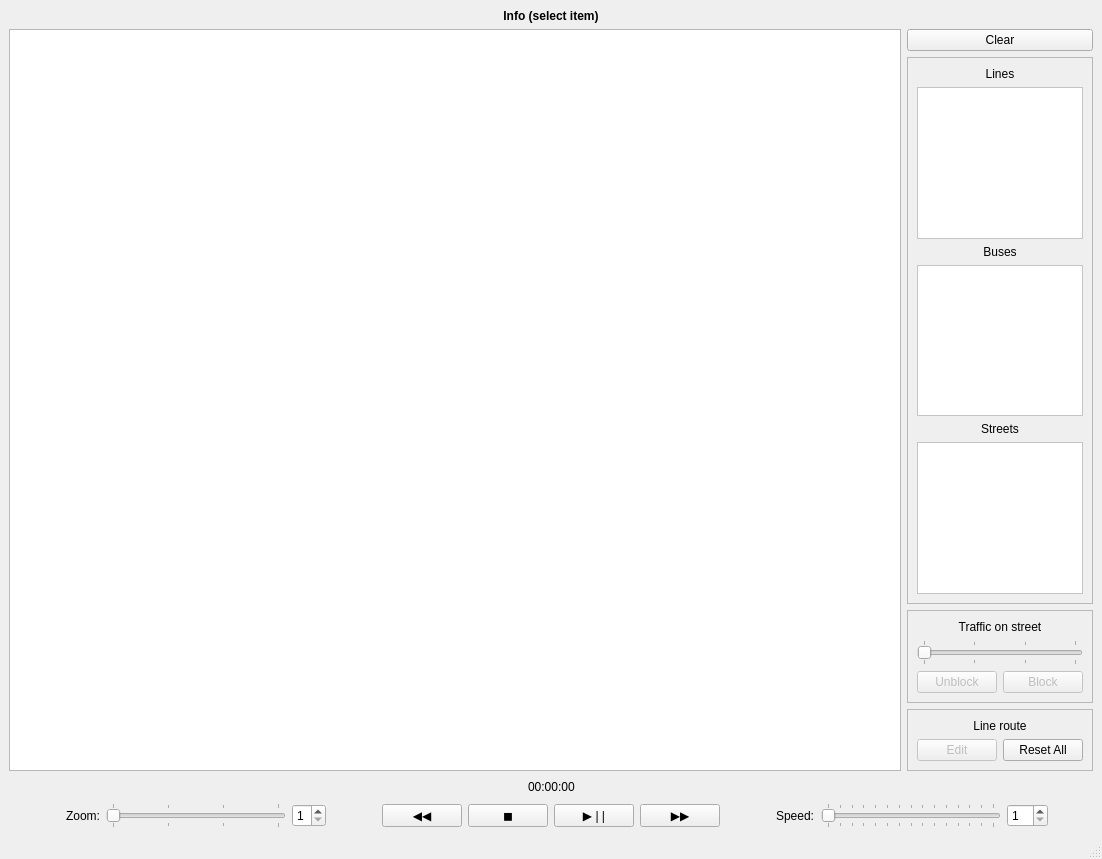
<?xml version="1.0" encoding="UTF-8"?>
<ui version="4.0">
 <class>MainWindow</class>
 <widget class="QMainWindow" name="MainWindow">
  <property name="geometry">
   <rect>
    <x>0</x>
    <y>0</y>
    <width>1102</width>
    <height>859</height>
   </rect>
  </property>
  <property name="windowTitle">
   <string>ICP projekt 2019/2020 -- xkoprd00, xmudry01</string>
  </property>
  <property name="inputMethodHints">
   <set>Qt::ImhTime</set>
  </property>
  <widget class="QWidget" name="centralwidget">
   <layout class="QVBoxLayout" name="verticalLayout">
    <item>
     <widget class="QLabel" name="infoLabel">
      <property name="font">
       <font>
        <weight>75</weight>
        <bold>true</bold>
       </font>
      </property>
      <property name="text">
       <string>Info (select item)</string>
      </property>
      <property name="alignment">
       <set>Qt::AlignCenter</set>
      </property>
     </widget>
    </item>
    <item>
     <layout class="QHBoxLayout" name="horizontalLayout_3">
      <item>
       <widget class="QGraphicsView" name="graphicsView"/>
      </item>
      <item>
       <layout class="QVBoxLayout" name="verticalLayout_2">
        <item>
         <widget class="QPushButton" name="clearButton">
          <property name="text">
           <string>Clear</string>
          </property>
         </widget>
        </item>
        <item>
         <widget class="QFrame" name="frame">
          <property name="frameShape">
           <enum>QFrame::StyledPanel</enum>
          </property>
          <property name="frameShadow">
           <enum>QFrame::Raised</enum>
          </property>
          <layout class="QVBoxLayout" name="verticalLayout_3">
           <item>
            <widget class="QLabel" name="label_3">
             <property name="text">
              <string>Lines</string>
             </property>
             <property name="alignment">
              <set>Qt::AlignCenter</set>
             </property>
            </widget>
           </item>
           <item>
            <widget class="QScrollArea" name="scrollAreaLines">
             <property name="sizePolicy">
              <sizepolicy hsizetype="Preferred" vsizetype="Expanding">
               <horstretch>0</horstretch>
               <verstretch>0</verstretch>
              </sizepolicy>
             </property>
             <property name="styleSheet">
              <string notr="true">background-color: rgb(255, 255, 255);</string>
             </property>
             <property name="widgetResizable">
              <bool>true</bool>
             </property>
             <widget class="QWidget" name="scrollAreaWidgetContents_2">
              <property name="geometry">
               <rect>
                <x>0</x>
                <y>0</y>
                <width>166</width>
                <height>138</height>
               </rect>
              </property>
             </widget>
            </widget>
           </item>
           <item>
            <widget class="QLabel" name="busesLabel">
             <property name="maximumSize">
              <size>
               <width>16777215</width>
               <height>20</height>
              </size>
             </property>
             <property name="text">
              <string>Buses</string>
             </property>
             <property name="alignment">
              <set>Qt::AlignCenter</set>
             </property>
            </widget>
           </item>
           <item>
            <widget class="QScrollArea" name="scrollAreaBuses">
             <property name="sizePolicy">
              <sizepolicy hsizetype="Preferred" vsizetype="Expanding">
               <horstretch>0</horstretch>
               <verstretch>0</verstretch>
              </sizepolicy>
             </property>
             <property name="styleSheet">
              <string notr="true">background-color: rgb(255, 255, 255);</string>
             </property>
             <property name="verticalScrollBarPolicy">
              <enum>Qt::ScrollBarAsNeeded</enum>
             </property>
             <property name="sizeAdjustPolicy">
              <enum>QAbstractScrollArea::AdjustToContents</enum>
             </property>
             <property name="widgetResizable">
              <bool>true</bool>
             </property>
             <widget class="QWidget" name="scrollAreaWidgetContents">
              <property name="geometry">
               <rect>
                <x>0</x>
                <y>0</y>
                <width>166</width>
                <height>138</height>
               </rect>
              </property>
              <property name="sizePolicy">
               <sizepolicy hsizetype="Preferred" vsizetype="Preferred">
                <horstretch>0</horstretch>
                <verstretch>0</verstretch>
               </sizepolicy>
              </property>
             </widget>
            </widget>
           </item>
           <item>
            <widget class="QLabel" name="label_2">
             <property name="text">
              <string>Streets</string>
             </property>
             <property name="alignment">
              <set>Qt::AlignCenter</set>
             </property>
            </widget>
           </item>
           <item>
            <widget class="QScrollArea" name="scrollAreaStreets">
             <property name="sizePolicy">
              <sizepolicy hsizetype="Preferred" vsizetype="Expanding">
               <horstretch>0</horstretch>
               <verstretch>0</verstretch>
              </sizepolicy>
             </property>
             <property name="styleSheet">
              <string notr="true">background-color: rgb(255, 255, 255);</string>
             </property>
             <property name="widgetResizable">
              <bool>true</bool>
             </property>
             <widget class="QWidget" name="scrollAreaWidgetContents_3">
              <property name="geometry">
               <rect>
                <x>0</x>
                <y>0</y>
                <width>166</width>
                <height>138</height>
               </rect>
              </property>
             </widget>
            </widget>
           </item>
          </layout>
         </widget>
        </item>
        <item>
         <widget class="QFrame" name="frame_2">
          <property name="frameShape">
           <enum>QFrame::StyledPanel</enum>
          </property>
          <property name="frameShadow">
           <enum>QFrame::Raised</enum>
          </property>
          <layout class="QVBoxLayout" name="verticalLayout_4">
           <item>
            <widget class="QLabel" name="label">
             <property name="maximumSize">
              <size>
               <width>16777215</width>
               <height>20</height>
              </size>
             </property>
             <property name="font">
              <font>
               <weight>50</weight>
               <bold>false</bold>
               <strikeout>false</strikeout>
              </font>
             </property>
             <property name="text">
              <string>Traffic on street</string>
             </property>
             <property name="alignment">
              <set>Qt::AlignCenter</set>
             </property>
            </widget>
           </item>
           <item>
            <widget class="QSlider" name="trafficSlider">
             <property name="enabled">
              <bool>false</bool>
             </property>
             <property name="sizePolicy">
              <sizepolicy hsizetype="Preferred" vsizetype="Fixed">
               <horstretch>0</horstretch>
               <verstretch>0</verstretch>
              </sizepolicy>
             </property>
             <property name="minimum">
              <number>1</number>
             </property>
             <property name="maximum">
              <number>4</number>
             </property>
             <property name="pageStep">
              <number>1</number>
             </property>
             <property name="orientation">
              <enum>Qt::Horizontal</enum>
             </property>
             <property name="tickPosition">
              <enum>QSlider::TicksBothSides</enum>
             </property>
            </widget>
           </item>
           <item>
            <layout class="QHBoxLayout" name="horizontalLayout_4">
             <item>
              <widget class="QPushButton" name="unblockButton">
               <property name="enabled">
                <bool>false</bool>
               </property>
               <property name="text">
                <string>Unblock</string>
               </property>
              </widget>
             </item>
             <item>
              <widget class="QPushButton" name="blockButton">
               <property name="enabled">
                <bool>false</bool>
               </property>
               <property name="text">
                <string>Block</string>
               </property>
              </widget>
             </item>
            </layout>
           </item>
          </layout>
         </widget>
        </item>
        <item>
         <widget class="QFrame" name="frame_3">
          <property name="frameShape">
           <enum>QFrame::StyledPanel</enum>
          </property>
          <property name="frameShadow">
           <enum>QFrame::Raised</enum>
          </property>
          <layout class="QVBoxLayout" name="verticalLayout_6">
           <item>
            <widget class="QLabel" name="label_4">
             <property name="text">
              <string>Line route</string>
             </property>
             <property name="alignment">
              <set>Qt::AlignCenter</set>
             </property>
            </widget>
           </item>
           <item>
            <layout class="QHBoxLayout" name="horizontalLayout_7">
             <property name="spacing">
              <number>6</number>
             </property>
             <property name="sizeConstraint">
              <enum>QLayout::SetDefaultConstraint</enum>
             </property>
             <item>
              <widget class="QPushButton" name="editOrSaveButton">
               <property name="enabled">
                <bool>false</bool>
               </property>
               <property name="text">
                <string>Edit</string>
               </property>
              </widget>
             </item>
             <item>
              <widget class="QPushButton" name="resetOrCancelButton">
               <property name="enabled">
                <bool>true</bool>
               </property>
               <property name="text">
                <string>Reset All</string>
               </property>
              </widget>
             </item>
            </layout>
           </item>
          </layout>
         </widget>
        </item>
       </layout>
      </item>
     </layout>
    </item>
    <item>
     <layout class="QHBoxLayout" name="horizontalLayout_8">
      <item>
       <spacer name="horizontalSpacer_5">
        <property name="orientation">
         <enum>Qt::Horizontal</enum>
        </property>
        <property name="sizeHint" stdset="0">
         <size>
          <width>40</width>
          <height>20</height>
         </size>
        </property>
       </spacer>
      </item>
      <item>
       <widget class="QLabel" name="time">
        <property name="text">
         <string>00:00:00</string>
        </property>
       </widget>
      </item>
      <item>
       <spacer name="horizontalSpacer_6">
        <property name="orientation">
         <enum>Qt::Horizontal</enum>
        </property>
        <property name="sizeHint" stdset="0">
         <size>
          <width>40</width>
          <height>20</height>
         </size>
        </property>
       </spacer>
      </item>
     </layout>
    </item>
    <item>
     <layout class="QHBoxLayout" name="horizontalLayout_5">
      <item>
       <layout class="QHBoxLayout" name="horizontalLayout">
        <item>
         <spacer name="horizontalSpacer_3">
          <property name="orientation">
           <enum>Qt::Horizontal</enum>
          </property>
          <property name="sizeType">
           <enum>QSizePolicy::MinimumExpanding</enum>
          </property>
          <property name="sizeHint" stdset="0">
           <size>
            <width>0</width>
            <height>20</height>
           </size>
          </property>
         </spacer>
        </item>
        <item>
         <widget class="QLabel" name="zoomLabel">
          <property name="text">
           <string>Zoom:</string>
          </property>
         </widget>
        </item>
        <item>
         <widget class="QSlider" name="zoomSlider">
          <property name="minimumSize">
           <size>
            <width>180</width>
            <height>0</height>
           </size>
          </property>
          <property name="maximumSize">
           <size>
            <width>200</width>
            <height>16777215</height>
           </size>
          </property>
          <property name="minimum">
           <number>1</number>
          </property>
          <property name="maximum">
           <number>4</number>
          </property>
          <property name="pageStep">
           <number>1</number>
          </property>
          <property name="value">
           <number>1</number>
          </property>
          <property name="orientation">
           <enum>Qt::Horizontal</enum>
          </property>
          <property name="tickPosition">
           <enum>QSlider::TicksBothSides</enum>
          </property>
         </widget>
        </item>
        <item>
         <widget class="QSpinBox" name="zoomBox">
          <property name="minimum">
           <number>1</number>
          </property>
          <property name="maximum">
           <number>4</number>
          </property>
          <property name="value">
           <number>1</number>
          </property>
         </widget>
        </item>
       </layout>
      </item>
      <item>
       <spacer name="horizontalSpacer_2">
        <property name="orientation">
         <enum>Qt::Horizontal</enum>
        </property>
        <property name="sizeType">
         <enum>QSizePolicy::Preferred</enum>
        </property>
        <property name="sizeHint" stdset="0">
         <size>
          <width>50</width>
          <height>20</height>
         </size>
        </property>
       </spacer>
      </item>
      <item>
       <widget class="QPushButton" name="leftButton">
        <property name="text">
         <string>◀◀</string>
        </property>
       </widget>
      </item>
      <item>
       <widget class="QPushButton" name="restartButton">
        <property name="text">
         <string>◼</string>
        </property>
       </widget>
      </item>
      <item>
       <widget class="QPushButton" name="playpauseButton">
        <property name="text">
         <string>▶ | |</string>
        </property>
       </widget>
      </item>
      <item>
       <widget class="QPushButton" name="rightButton">
        <property name="text">
         <string>▶▶</string>
        </property>
       </widget>
      </item>
      <item>
       <spacer name="horizontalSpacer">
        <property name="orientation">
         <enum>Qt::Horizontal</enum>
        </property>
        <property name="sizeType">
         <enum>QSizePolicy::Preferred</enum>
        </property>
        <property name="sizeHint" stdset="0">
         <size>
          <width>50</width>
          <height>20</height>
         </size>
        </property>
       </spacer>
      </item>
      <item>
       <layout class="QHBoxLayout" name="horizontalLayout_2">
        <item>
         <widget class="QLabel" name="speedLabel">
          <property name="text">
           <string>Speed:</string>
          </property>
         </widget>
        </item>
        <item>
         <widget class="QSlider" name="speedSlider">
          <property name="minimumSize">
           <size>
            <width>180</width>
            <height>0</height>
           </size>
          </property>
          <property name="maximumSize">
           <size>
            <width>200</width>
            <height>16777215</height>
           </size>
          </property>
          <property name="minimum">
           <number>1</number>
          </property>
          <property name="maximum">
           <number>15</number>
          </property>
          <property name="pageStep">
           <number>1</number>
          </property>
          <property name="value">
           <number>1</number>
          </property>
          <property name="orientation">
           <enum>Qt::Horizontal</enum>
          </property>
          <property name="tickPosition">
           <enum>QSlider::TicksBothSides</enum>
          </property>
         </widget>
        </item>
        <item>
         <widget class="QSpinBox" name="speedBox">
          <property name="minimum">
           <number>1</number>
          </property>
          <property name="maximum">
           <number>15</number>
          </property>
          <property name="value">
           <number>1</number>
          </property>
         </widget>
        </item>
        <item>
         <spacer name="horizontalSpacer_4">
          <property name="orientation">
           <enum>Qt::Horizontal</enum>
          </property>
          <property name="sizeHint" stdset="0">
           <size>
            <width>0</width>
            <height>20</height>
           </size>
          </property>
         </spacer>
        </item>
       </layout>
      </item>
     </layout>
    </item>
   </layout>
  </widget>
  <widget class="QMenuBar" name="menubar">
   <property name="geometry">
    <rect>
     <x>0</x>
     <y>0</y>
     <width>1102</width>
     <height>21</height>
    </rect>
   </property>
  </widget>
  <widget class="QStatusBar" name="statusbar"/>
 </widget>
 <resources/>
 <connections>
  <connection>
   <sender>zoomSlider</sender>
   <signal>valueChanged(int)</signal>
   <receiver>zoomBox</receiver>
   <slot>setValue(int)</slot>
   <hints>
    <hint type="sourcelabel">
     <x>118</x>
     <y>54</y>
    </hint>
    <hint type="destinationlabel">
     <x>212</x>
     <y>51</y>
    </hint>
   </hints>
  </connection>
  <connection>
   <sender>speedSlider</sender>
   <signal>valueChanged(int)</signal>
   <receiver>speedBox</receiver>
   <slot>setValue(int)</slot>
   <hints>
    <hint type="sourcelabel">
     <x>414</x>
     <y>37</y>
    </hint>
    <hint type="destinationlabel">
     <x>464</x>
     <y>33</y>
    </hint>
   </hints>
  </connection>
  <connection>
   <sender>zoomBox</sender>
   <signal>valueChanged(int)</signal>
   <receiver>zoomSlider</receiver>
   <slot>setValue(int)</slot>
   <hints>
    <hint type="sourcelabel">
     <x>211</x>
     <y>51</y>
    </hint>
    <hint type="destinationlabel">
     <x>140</x>
     <y>35</y>
    </hint>
   </hints>
  </connection>
  <connection>
   <sender>speedBox</sender>
   <signal>valueChanged(int)</signal>
   <receiver>speedSlider</receiver>
   <slot>setValue(int)</slot>
   <hints>
    <hint type="sourcelabel">
     <x>447</x>
     <y>46</y>
    </hint>
    <hint type="destinationlabel">
     <x>423</x>
     <y>49</y>
    </hint>
   </hints>
  </connection>
 </connections>
</ui>
